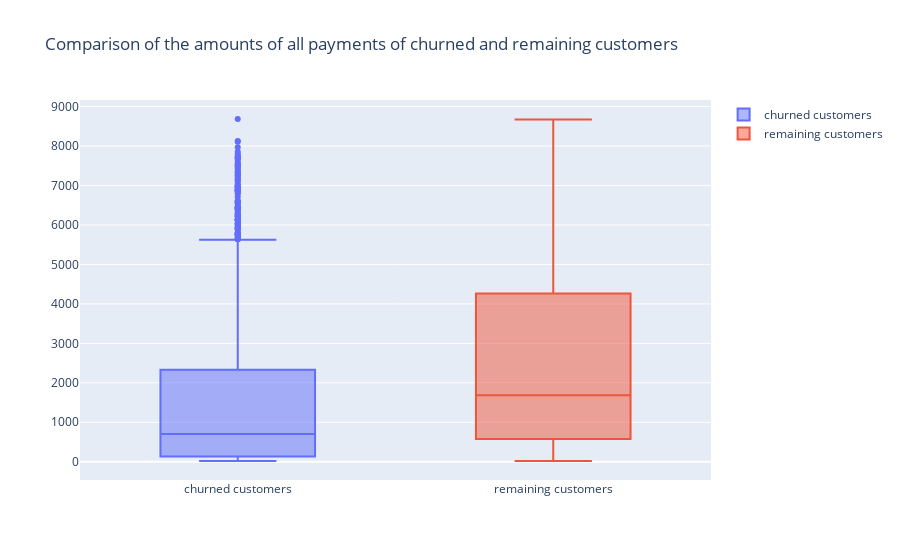

The code cell stored with this chart in its notebook:
### Code cell
out_df = df[df['Churn'] == 'Yes']['TotalCharges']
remain_df = df[df['Churn'] == 'No']['TotalCharges']

fig = go.Figure()
fig.add_trace(go.Box(y=out_df, name='churned customers'))
fig.add_trace(go.Box(y=remain_df, name='remaining customers'))
fig.update_layout(title="Comparison of the amounts of all payments of churned and remaining customers")
fig.show()
fig.write_html("gr1_5.html")

### Figure 1 — Plotly figure (JSON) as saved in the notebook; plotly's stock layout.template omitted (floating-point values rounded to 4 significant figures; data arrays with more than 128 entries replaced by an {"elided": "..."} marker saying what was removed)
{"data": [{"name": "churned customers", "type": "box", "y": {"elided": "1869 float values"}}, {"name": "remaining customers", "type": "box", "y": {"elided": "5163 float values"}}], "layout": {"title": {"text": "Comparison of the amounts of all payments of churned and remaining customers"}}}
